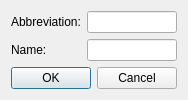
<?xml version="1.0" encoding="UTF-8"?>
<ui version="4.0">
 <class>AddCompartmentDialog</class>
 <widget class="QDialog" name="AddCompartmentDialog">
  <property name="geometry">
   <rect>
    <x>0</x>
    <y>0</y>
    <width>174</width>
    <height>95</height>
   </rect>
  </property>
  <property name="windowTitle">
   <string>Edit compartment</string>
  </property>
  <layout class="QVBoxLayout" name="verticalLayout">
   <item>
    <layout class="QFormLayout" name="formLayout">
     <item row="0" column="0">
      <widget class="QLabel" name="abbreviationLabel">
       <property name="text">
        <string>Abbreviation:</string>
       </property>
      </widget>
     </item>
     <item row="0" column="1">
      <widget class="QLineEdit" name="input_id"/>
     </item>
     <item row="1" column="0">
      <widget class="QLabel" name="nameLabel">
       <property name="text">
        <string>Name:</string>
       </property>
      </widget>
     </item>
     <item row="1" column="1">
      <widget class="QLineEdit" name="input_name"/>
     </item>
    </layout>
   </item>
   <item>
    <widget class="QDialogButtonBox" name="buttonBox">
     <property name="orientation">
      <enum>Qt::Horizontal</enum>
     </property>
     <property name="standardButtons">
      <set>QDialogButtonBox::Cancel|QDialogButtonBox::Ok</set>
     </property>
    </widget>
   </item>
  </layout>
 </widget>
 <resources/>
 <connections>
  <connection>
   <sender>buttonBox</sender>
   <signal>accepted()</signal>
   <receiver>AddCompartmentDialog</receiver>
   <slot>accept()</slot>
   <hints>
    <hint type="sourcelabel">
     <x>164</x>
     <y>77</y>
    </hint>
    <hint type="destinationlabel">
     <x>157</x>
     <y>94</y>
    </hint>
   </hints>
  </connection>
  <connection>
   <sender>buttonBox</sender>
   <signal>rejected()</signal>
   <receiver>AddCompartmentDialog</receiver>
   <slot>reject()</slot>
   <hints>
    <hint type="sourcelabel">
     <x>164</x>
     <y>83</y>
    </hint>
    <hint type="destinationlabel">
     <x>173</x>
     <y>94</y>
    </hint>
   </hints>
  </connection>
 </connections>
 <slots>
  <slot>activateButton()</slot>
  <slot>check_abbreviation()</slot>
 </slots>
</ui>
